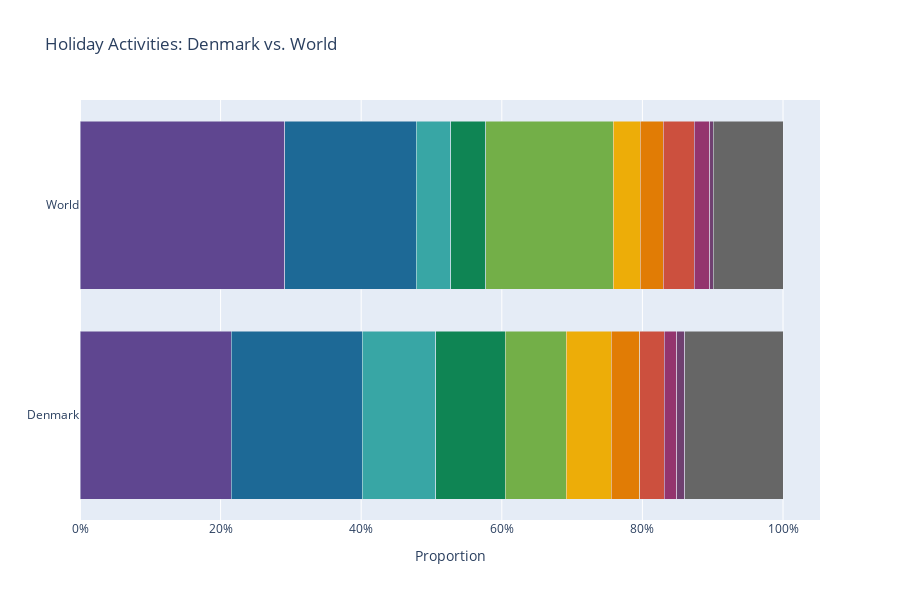

Source (notebook cell):
### Code cell
# Plot
fig = go.Figure()

# Add a bar for each category
for i, row in df.iterrows():
    fig.add_trace(go.Bar(
        y=['Denmark', 'World'],
        x=[row['Denmark'], row['World']],
        name=row['Category'],
        orientation='h',
        marker_color=colors[i],
        hovertemplate=f"<b>{row['Category']}</b><br>Popularity: %{{x:.0%}}<extra></extra>"
    ))

# Update layout
fig.update_layout(
    barmode='stack',
    title='Holiday Activities: Denmark vs. World',
    xaxis=dict(title='Proportion', tickformat='.0%'),
    yaxis=dict(categoryorder='array', categoryarray=['Denmark', 'World']),
    showlegend=False,
    height=600
)
fig.write_html("../assets_own/activities_proportions.html", full_html=False, include_plotlyjs='cdn')
fig.show()

### Figure 1 — Plotly figure (JSON) as saved in the notebook; plotly's stock layout.template omitted (floating-point values rounded to 4 significant figures)
{"data": [{"hovertemplate": "<b>Historical attractions, buildings and sights</b><br>Popularity: %{x:.0%}<extra></extra>", "marker": {"color": "rgb(95, 70, 144)"}, "name": "Historical attractions, buildings and sights", "orientation": "h", "type": "bar", "x": [0.2151, 0.2912], "y": ["Denmark", "World"]}, {"hovertemplate": "<b>Museums and exhibitions</b><br>Popularity: %{x:.0%}<extra></extra>", "marker": {"color": "rgb(29, 105, 150)"}, "name": "Museums and exhibitions", "orientation": "h", "type": "bar", "x": [0.186, 0.1868], "y": ["Denmark", "World"]}, {"hovertemplate": "<b>Experience centers and amusement parks</b><br>Popularity: %{x:.0%}<extra></extra>", "marker": {"color": "rgb(56, 166, 165)"}, "name": "Experience centers and amusement parks", "orientation": "h", "type": "bar", "x": [0.1047, 0.04945], "y": ["Denmark", "World"]}, {"hovertemplate": "<b>Animal parks, zoos and aquariums</b><br>Popularity: %{x:.0%}<extra></extra>", "marker": {"color": "rgb(15, 133, 84)"}, "name": "Animal parks, zoos and aquariums", "orientation": "h", "type": "bar", "x": [0.09884, 0.04945], "y": ["Denmark", "World"]}, {"hovertemplate": "<b>Local food experiences at markets or festivals etc.</b><br>Popularity: %{x:.0%}<extra></extra>", "marker": {"color": "rgb(115, 175, 72)"}, "name": "Local food experiences at markets or festivals etc.", "orientation": "h", "type": "bar", "x": [0.08721, 0.1813], "y": ["Denmark", "World"]}, {"hovertemplate": "<b>Water parks</b><br>Popularity: %{x:.0%}<extra></extra>", "marker": {"color": "rgb(237, 173, 8)"}, "name": "Water parks", "orientation": "h", "type": "bar", "x": [0.06395, 0.03846], "y": ["Denmark", "World"]}, {"hovertemplate": "<b>Concerts, music festivals or theater performances</b><br>Popularity: %{x:.0%}<extra></extra>", "marker": {"color": "rgb(225, 124, 5)"}, "name": "Concerts, music festivals or theater performances", "orientation": "h", "type": "bar", "x": [0.0407, 0.03297], "y": ["Denmark", "World"]}, {"hovertemplate": "<b>Other</b><br>Popularity: %{x:.0%}<extra></extra>", "marker": {"color": "rgb(204, 80, 62)"}, "name": "Other", "orientation": "h", "type": "bar", "x": [0.03488, 0.04396], "y": ["Denmark", "World"]}, {"hovertemplate": "<b>Sports events</b><br>Popularity: %{x:.0%}<extra></extra>", "marker": {"color": "rgb(148, 52, 110)"}, "name": "Sports events", "orientation": "h", "type": "bar", "x": [0.01744, 0.02198], "y": ["Denmark", "World"]}, {"hovertemplate": "<b>Don't know</b><br>Popularity: %{x:.0%}<extra></extra>", "marker": {"color": "rgb(111, 64, 112)"}, "name": "Don't know", "orientation": "h", "type": "bar", "x": [0.01163, 0.005495], "y": ["Denmark", "World"]}, {"hovertemplate": "<b>None of the above</b><br>Popularity: %{x:.0%}<extra></extra>", "marker": {"color": "rgb(102, 102, 102)"}, "name": "None of the above", "orientation": "h", "type": "bar", "x": [0.1395, 0.0989], "y": ["Denmark", "World"]}], "layout": {"barmode": "stack", "height": 600, "showlegend": false, "title": {"text": "Holiday Activities: Denmark vs. World"}, "xaxis": {"tickformat": ".0%", "title": {"text": "Proportion"}}, "yaxis": {"categoryarray": ["Denmark", "World"], "categoryorder": "array"}}}
